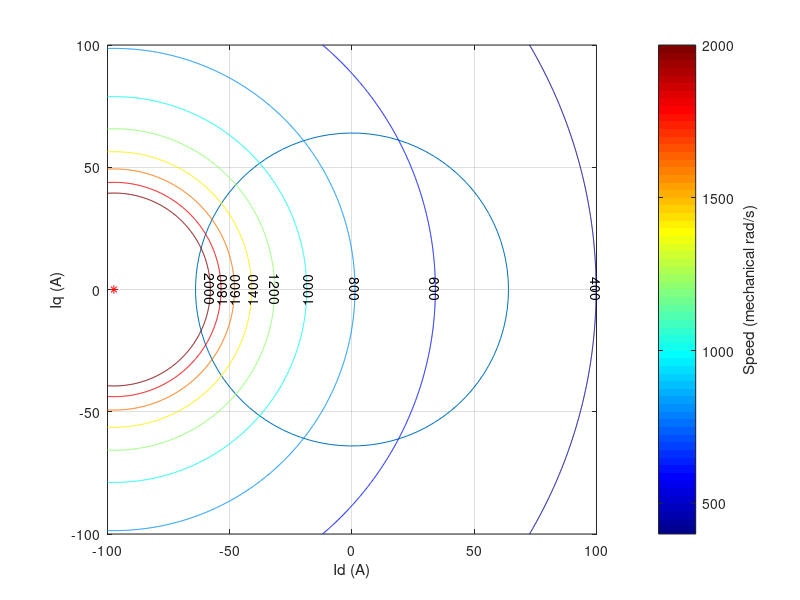
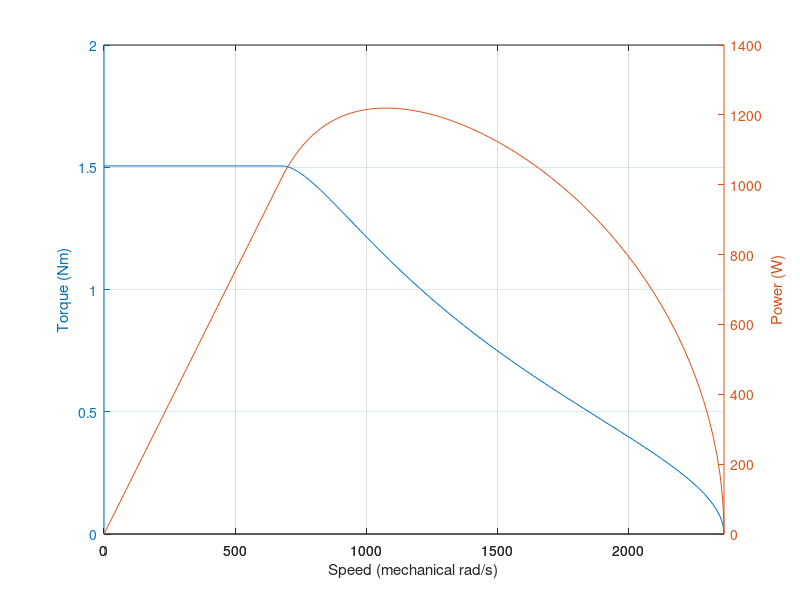

Recreate these plots in MATLAB, in order.
% limits
Imax = 64; %A
Umax = 22; %V
Irange = 100; %A. Range for plotting current
omegaMax = 2000; %rad/s mechanical. For plotting voltage ellipses
omegastep = 200; %rad/s mechanical. For plotting voltage ellipses


%%
%350 kv motor
lambda = 2.24/1000;
L = 23e-6;
R = 32e-3;
pp = 7; Poles = pp*2;
Ld = L;
Lq = L;

% %%
% % Donkey
% kv = 820;
% lambda = 60/(kv*2*pi*pp*sqrt(3));
% L = 8e-6; %Guess! TODO: measure
% R = 30e-3; %Guess! TODO: measure
% pp = 7; Poles = pp*2;
% Ld = L;
% Lq = L;

%%
Istep = Irange/400;
Idplt = repmat(-Irange:Istep:Irange,801,1);
Iqplt = repmat((-Irange:Istep:Irange)',1,801);
UmaxSq = (Umax/sqrt(3))^2;

t = linspace(0,2*pi);
IdMaxt = Imax*cos(t);
IqMaxt = Imax*sin(t);

%%
figure(1)
plot(IdMaxt, IqMaxt);

hold on;

%Plot torque
%[c,h] = contour(Idplt,Iqplt, (Poles/2).*(3/2).*(lambda.*Iqplt + (Ld-Lq).*Iqplt.*Idplt), -5:0.25:5);
%clabel(c,h,'LabelSpacing',500);

%Plot voltage ellipses
EllRHS = Ld^2.*(lambda/Ld + Idplt).^2 + Lq^2.*Iqplt.^2;
omegaAtEllipse = sqrt(UmaxSq./EllRHS);
[c,h] = contour(Idplt,Iqplt, omegaAtEllipse./(Poles/2), 0:omegastep:omegaMax);
clabel(c,h,'LabelSpacing',500);
xlabel 'Id (A)'
ylabel 'Iq (A)'
colormap(jet)
c = colorbar;
%c.Label.String = 'Speed (rad/s)';
ylabel(c,'Speed (mechanical rad/s)')
grid on
axis equal

%plot infinite speed point
plot(-lambda/Ld, 0, 'r*');

hold off;

%%
figure(2)

%fw range
t = linspace(pi/2,pi);
IdMaxt = Imax*cos(t);
IqMaxt = Imax*sin(t);
Tmaxt = (Poles/2).*(3/2).*(lambda.*IqMaxt + (Ld-Lq).*IqMaxt.*IdMaxt);
EllRHSmaxt = Ld^2.*(lambda/Ld + IdMaxt).^2 + Lq^2.*IqMaxt.^2;
omegamaxt = sqrt(UmaxSq./EllRHSmaxt);

%MTPA range
MTPAmaxtId = 0; %TODO make work for salient machines
MTPAmaxtIq = Imax;
TmaxtMTPA = (Poles/2).*(3/2).*(lambda.*MTPAmaxtIq + (Ld-Lq).*MTPAmaxtIq.*MTPAmaxtId);
Tmaxt = [repmat(TmaxtMTPA, 1, 100) Tmaxt];
omegamaxt = [linspace(0,omegamaxt(1)) omegamaxt];

%Present mechanical speed
omegamaxt = omegamaxt./(Poles/2);

Pmaxt = Tmaxt.*omegamaxt;

%plotyy(t, Tmaxt, t, omegamaxt);
%plotyy(t, Tmaxt, t, Pmaxt);
%plotyy(t, Pmaxt, t, omegamaxt);

h = plotyy(omegamaxt, Tmaxt, omegamaxt, Pmaxt);
grid on
xlabel 'Speed (mechanical rad/s)'
ylabel 'Torque (Nm)'
ylabel(h(2), 'Power (W)');